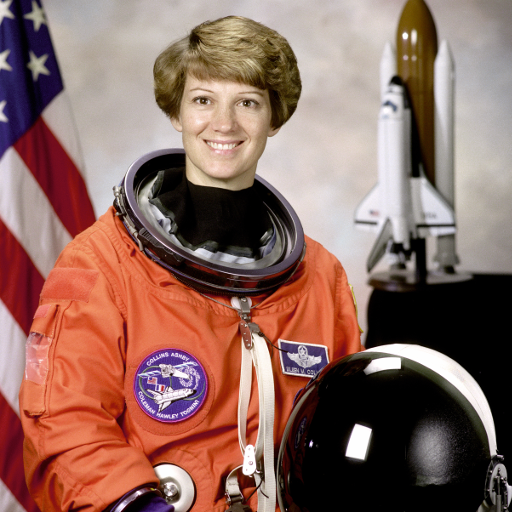
#> input picture tests/fixtures/images/astronaut.png, 512 x 512 px
$ python make-wallpaper-fixtures.py ../tests/fixtures/images/astronaut.png
#> lines starting #> are read from the running program, lines starting #| are printed output that depends on the picture
#!/usr/bin/env python3
"""Recorded answers of the Wallpapers tab's services: tests/fixtures/wallpapers/.

    python3 scripts/make-wallpaper-fixtures.py [--feed FILE]

- feed.json            Wikipedia's featured feed of 28 Nov 2026, cut to its Picture of the Day (`image`).
- commons-search.json  an answer of Commons' search among its featured pictures (MediaWiki's action API, formatversion=2), written
                       in that API's format from the real Picture of the Day of 28 Nov 2026 (its file, size, author, licence and
                       description, as the feed gives them): Commons' API — and, after one answer, the feed — refused this machine's
                       address (HTTP 429, Wikimedia's rate limit) when the fixtures were made, so their own answers could not be
                       recorded. --feed FILE: the feed's answer saved before (curl …/feed/featured/2026/11/28 -o FILE).
- met-search.json      the Met's search (v1.1) for landscape paintings in the public domain, and met-highlights.json for its
                       highlighted ones; met-objects.json the objects they name (cut to the fields the tab reads).
- aic-search.json      the Art Institute of Chicago's search for landscape paintings in the public domain; aic-boosted.json a page
                       of its highlighted ("boosted") public-domain paintings.
- busy.jpg             a test picture (made here, no network): a smooth gradient with a checkered block at a known place — where
                       the crop's "busiest part" must land.
- face.jpg             a test picture: the astronaut's portrait (tests/fixtures/images/astronaut.png) at the right of a wide plain
                       picture — a face far from the middle, which the crop must hold.
- tall.jpg             a test picture of a portrait painting's shape (600 × 1200) with a checkered block low down: the Art
                       Institute's El Greco (The Assumption of the Virgin) is shown as it.
--pictures: only the three test pictures.
The e2e harness answers every page's requests to these services from them (tests/lib/wallstub.mjs) — no suite reaches the real ones;
the pictures themselves are test pictures (busy.jpg, face.jpg, tall.jpg), not the services' files.
"""
import json, os, sys, time, urllib.parse, urllib.request

OUT = os.path.join(os.path.dirname(__file__), '..', 'tests', 'fixtures', 'wallpapers')
UA = {'User-Agent': 'SuperUtils-tests/1.0 (recording test fixtures)'}


def get(url):
    for i in range(3):
        try:
            with urllib.request.urlopen(urllib.request.Request(url, headers=UA), timeout=40) as r:
                return json.load(r)
        except Exception as e:
            print(f'{url[:90]}: {e}', file=sys.stderr)
            time.sleep(2 * (i + 1))
    sys.exit(f'no answer: {url}')


def save(name, data):
    with open(os.path.join(OUT, name), 'w', encoding='utf8') as f:
        json.dump(data, f, ensure_ascii=False, separators=(',', ':'))
        f.write('\n')


def busy_picture():
    from PIL import Image
    w, h = 1600, 1000
    im = Image.new('RGB', (w, h))
#> im: PIL image 1600x1000 RGB; every value is 0
    px = im.load()
    for y in range(h):
        for x in range(w):
            px[x, y] = (60 + x * 120 // w, 110 + y * 90 // h, 200 - y * 60 // h)
    for y in range(300, 700):           # the busy block: x 1150 – 1450, y 300 – 700
        for x in range(1150, 1450):
            v = 30 if ((x // 12) + (y // 12)) % 2 else 235
            px[x, y] = (v, v, v)
    im.save(os.path.join(OUT, 'busy.jpg'), quality=88)
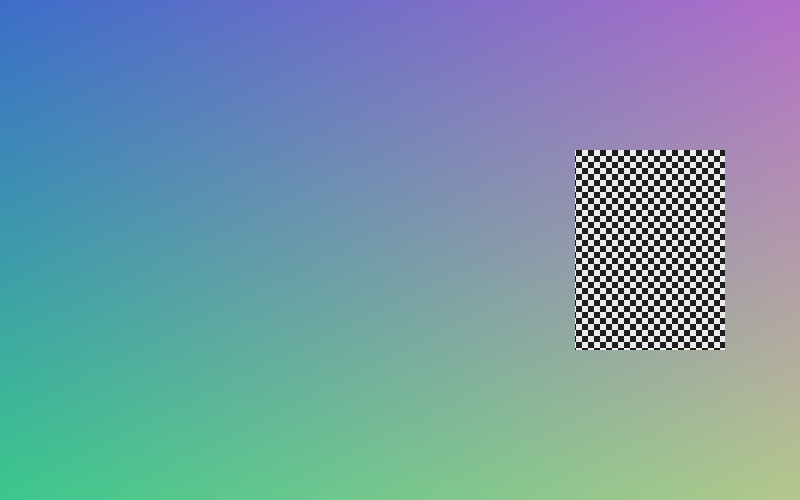
#> saved as busy.jpg: PIL image 1600x1000 RGB (shown at 1/2 size); mean R, G, B 117.6, 152.8, 167.7


def face_picture():
    # the astronaut's portrait (tests/fixtures/images/astronaut.png, NASA — public domain) at the right of a wide, plain picture:
    # a face far from the middle, where a crop centred on the picture would cut it off
    from PIL import Image
    w, h = 1600, 600
    im = Image.new('RGB', (w, h))
#> im: PIL image 1600x600 RGB; every value is 0
    px = im.load()
    for y in range(h):
        for x in range(w):
            px[x, y] = (90 + x * 40 // w, 100 + y * 30 // h, 130)
    face = Image.open(os.path.join(OUT, '..', 'images', 'astronaut.png')).convert('RGB').resize((600, 600), Image.LANCZOS)
    im.paste(face, (1000, 0))
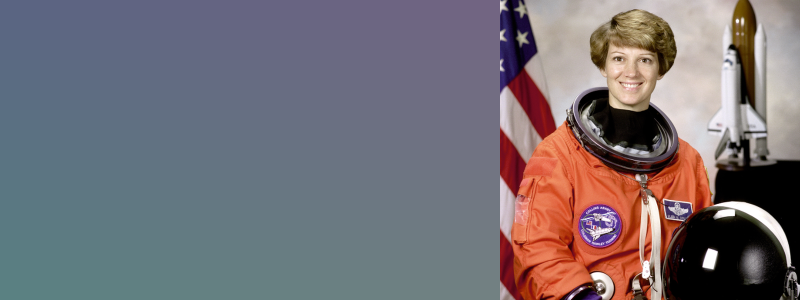
#> im: PIL image 1600x600 RGB (shown at 1/2 size); mean R, G, B 116.8, 111.2, 117.4
    im.save(os.path.join(OUT, 'face.jpg'), quality=88)


def tall_picture():
    # a tall picture (a portrait painting's shape): a gradient with a checkered block low down — the crop of a monitor must find it
    from PIL import Image
    w, h = 600, 1200
    im = Image.new('RGB', (w, h))
#> im: PIL image 600x1200 RGB; every value is 0
    px = im.load()
    for y in range(h):
        for x in range(w):
            px[x, y] = (150 - y * 60 // h, 90 + x * 50 // w, 70 + y * 80 // h)
    for y in range(800, 1000):          # the block: x 150 – 450, y 800 – 1000
        for x in range(150, 450):
            v = 25 if ((x // 10) + (y // 10)) % 2 else 240
            px[x, y] = (v, v, v)
    im.save(os.path.join(OUT, 'tall.jpg'), quality=88)
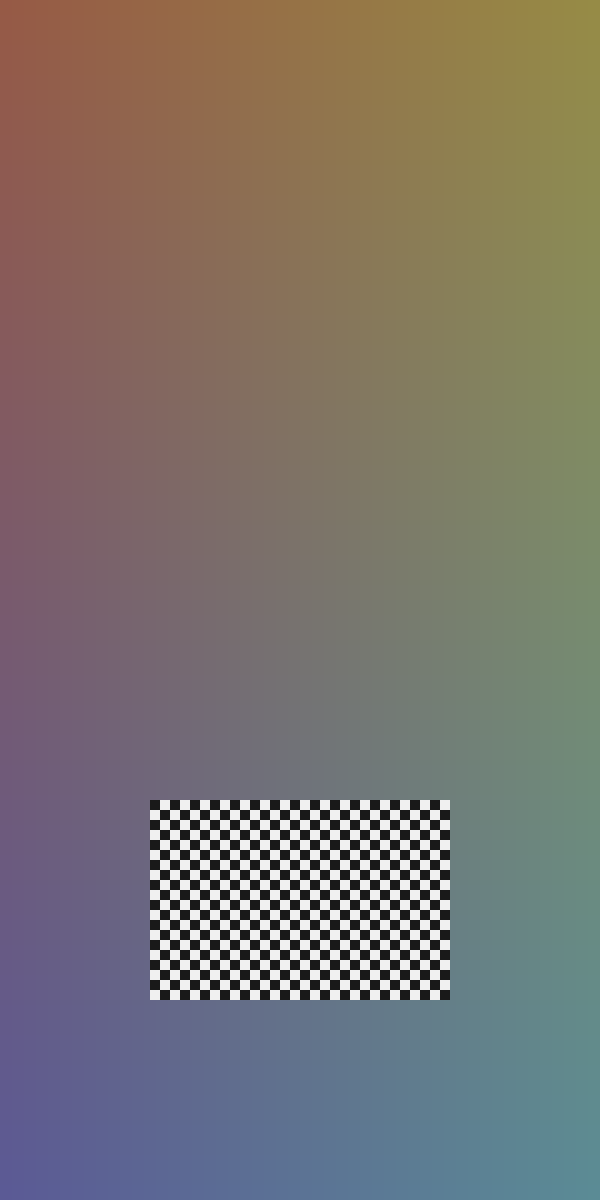
#> saved as tall.jpg: PIL image 600x1200 RGB; mean R, G, B 122.8, 116, 109.8


def main():
    os.makedirs(OUT, exist_ok=True)
    busy_picture()
    face_picture()
    tall_picture()
    if '--pictures' in sys.argv:
        return
    # ---- Wikipedia's feed: the Picture of the Day (one answer — Wikimedia limits how often it is asked)
    j = json.load(open(sys.argv[sys.argv.index('--feed') + 1], encoding='utf8')) if '--feed' in sys.argv else get('https://en.wikipedia.org/api/rest_v1/feed/featured/2026/11/28')
    feeds = [j['image']]
    save('feed.json', {'image': feeds[0]})
    pages = []
    for i, im in enumerate(feeds):
        src = im['image']['source'].split('?')[0]
        pages.append({'pageid': 1000 + i, 'ns': 6, 'title': im['title'], 'index': i + 1, 'imagerepository': 'local', 'imageinfo': [{
            'url': src, 'descriptionurl': im.get('file_page', ''), 'width': im['image']['width'], 'height': im['image']['height'],
            'mime': 'image/png' if src.lower().endswith('.png') else 'image/tiff' if src.lower().endswith(('.tif', '.tiff')) else 'image/jpeg',
            'extmetadata': {
                'ImageDescription': {'value': (im.get('description') or {}).get('html', ''), 'source': 'commons-desc-page'},
                'Artist': {'value': (im.get('artist') or {}).get('html', ''), 'source': 'commons-desc-page'},
                'LicenseShortName': {'value': (im.get('license') or {}).get('type', ''), 'source': 'commons-desc-page'},
                'LicenseUrl': {'value': (im.get('license') or {}).get('url', ''), 'source': 'commons-desc-page'},
                'AttributionRequired': {'value': 'true', 'source': 'commons-desc-page'},
            }}]})
    pages.reverse()  # the API gives pages by id, not by rank: the tab sorts them by `index`
    save('commons-search.json', {'batchcomplete': True, 'continue': {'gsroffset': len(pages), 'continue': 'gsroffset||'}, 'query': {'pages': pages}})
    # ---- the Met
    keep = ['objectID', 'isHighlight', 'isPublicDomain', 'primaryImage', 'primaryImageSmall', 'department', 'objectName', 'title', 'culture',
            'artistDisplayName', 'artistDisplayBio', 'objectDate', 'medium', 'creditLine', 'objectURL', 'classification']
    base = 'https://collectionapi.metmuseum.org/public/collection'
    s1 = get(f'{base}/v1.1/search?q=landscape&hasImages=true&isPublicDomain=true&medium=Paintings&limit=12')
    s2 = get(f'{base}/v1.1/search?q=*&hasImages=true&isPublicDomain=true&isHighlight=true&medium=Paintings&limit=6')
    save('met-search.json', s1)
    save('met-highlights.json', s2)
    objects = {}
    for oid in s1['objectIDs'] + s2['objectIDs']:
        o = get(f'{base}/v1/objects/{oid}')
        objects[str(oid)] = {k: o.get(k) for k in keep}
        time.sleep(0.2)
    save('met-objects.json', objects)
    # ---- the Art Institute of Chicago
    fields = 'id,title,image_id,artist_title,artist_display,date_display,thumbnail,short_description,is_public_domain,artwork_type_title'
    must = [{'term': {'is_public_domain': True}}, {'exists': {'field': 'image_id'}}, {'term': {'artwork_type_title.keyword': 'Painting'}}]
    q1 = {'query': {'bool': {'must': must + [{'multi_match': {'query': 'landscape', 'fields': ['title^2', 'artist_title', 'term_titles', 'subject_titles', 'style_titles', 'classification_titles', 'description']}}]}}}
    q2 = {'query': {'bool': {'must': must + [{'term': {'is_boosted': True}}]}}}
    for name, q, lim in [('aic-search.json', q1, 12), ('aic-boosted.json', q2, 6)]:
        j = get('https://api.artic.edu/api/v1/artworks/search?' + urllib.parse.urlencode({'params': json.dumps(q), 'fields': fields, 'limit': lim, 'page': 1}))
        for d in j.get('data', []):
            if d.get('thumbnail'):
                d['thumbnail'].pop('lqip', None)  # a picture in the answer: not needed
        save(name, {'pagination': j['pagination'], 'data': j['data']})
    print(f'{len(feeds)} Pictures of the Day; Met {len(objects)} objects; AIC answers saved in {os.path.normpath(OUT)}')


if __name__ == '__main__':
    main()
#> (the call stopped at in get, `with urllib.request.urlopen(urllib.request.Request(url, headers=UA), t..`: the network is not available in this run)

$ run again, with tests/fixtures/images/chelsea.png copied over tests/fixtures/images/astronaut.png
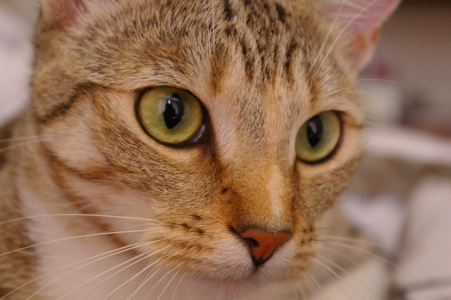
#> input picture tests/fixtures/images/chelsea.png, 451 x 300 px
#> in face_picture, `face = Image.open(os.path.join(OUT, '..', 'images', 'astronaut.png'))...`:
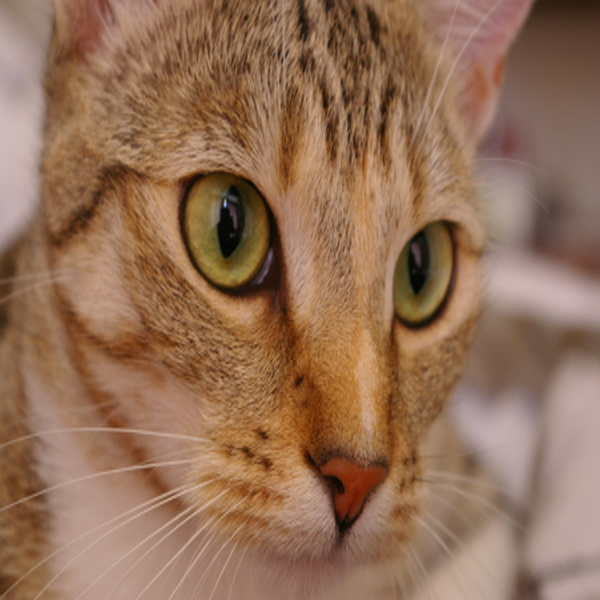
#> face: PIL image 600x600 RGB; mean R, G, B 147.7, 111.4, 86.8
#> in face_picture, `im.paste(face, (1000, 0))`:
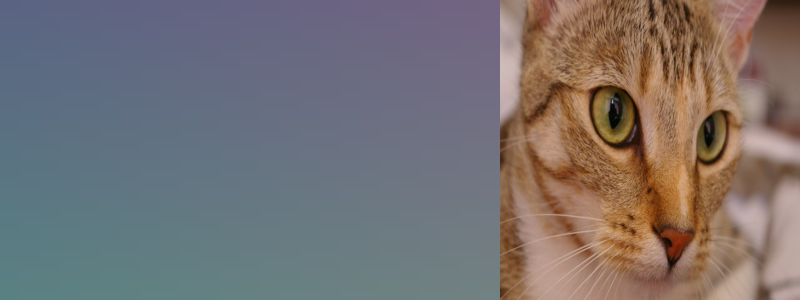
#> im: PIL image 1600x600 RGB (shown at 1/2 size); mean R, G, B 119.1, 113.4, 113.8

$ run again, with tests/fixtures/images/coffee.png copied over tests/fixtures/images/astronaut.png
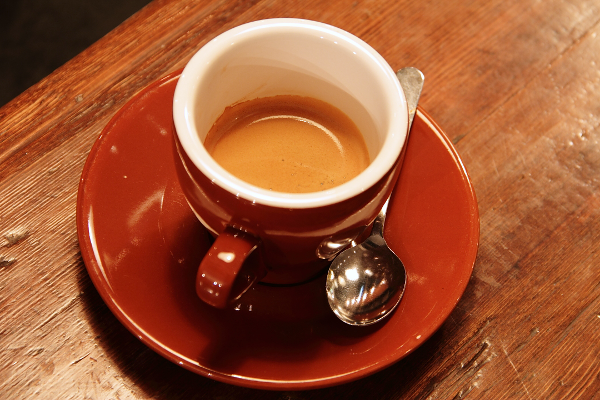
#> input picture tests/fixtures/images/coffee.png, 600 x 400 px
#> in face_picture, `face = Image.open(os.path.join(OUT, '..', 'images', 'astronaut.png'))...`:
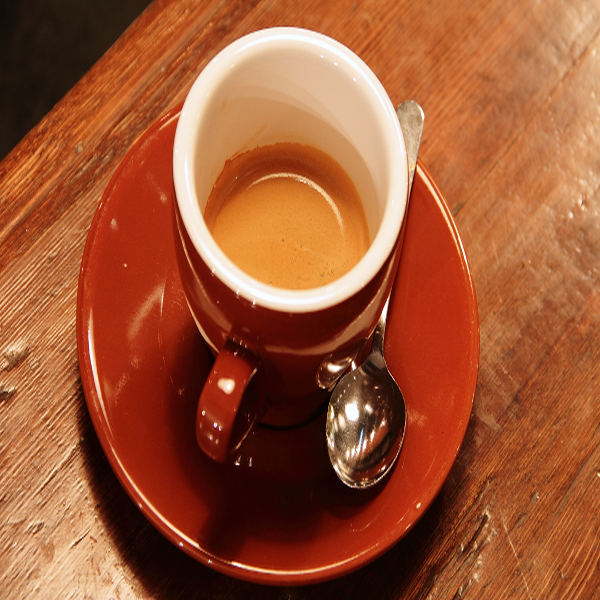
#> face: PIL image 600x600 RGB; mean R, G, B 158.6, 85.8, 51.5
#> in face_picture, `im.paste(face, (1000, 0))`:
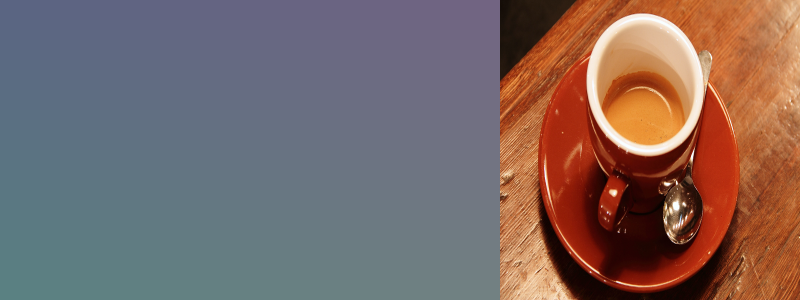
#> im: PIL image 1600x600 RGB (shown at 1/2 size); mean R, G, B 123.2, 103.7, 100.6

$ run again, with tests/fixtures/images/page.png copied over tests/fixtures/images/astronaut.png
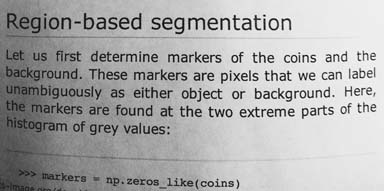
#> input picture tests/fixtures/images/page.png, 384 x 191 px
#> in face_picture, `face = Image.open(os.path.join(OUT, '..', 'images', 'astronaut.png'))...`:
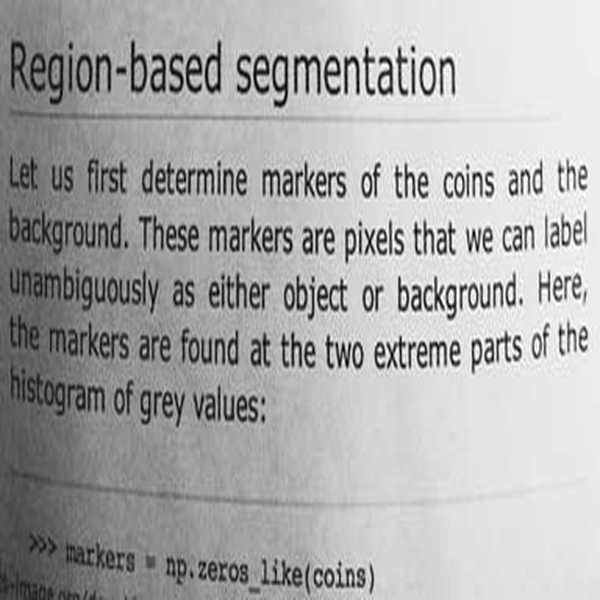
#> face: PIL image 600x600 RGB; min 0, max 255, mean 171.5
#> in face_picture, `im.paste(face, (1000, 0))`:
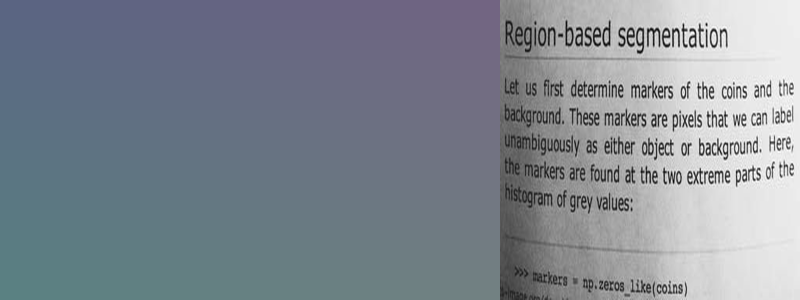
#> im: PIL image 1600x600 RGB (shown at 1/2 size); mean R, G, B 128.1, 135.9, 145.6
